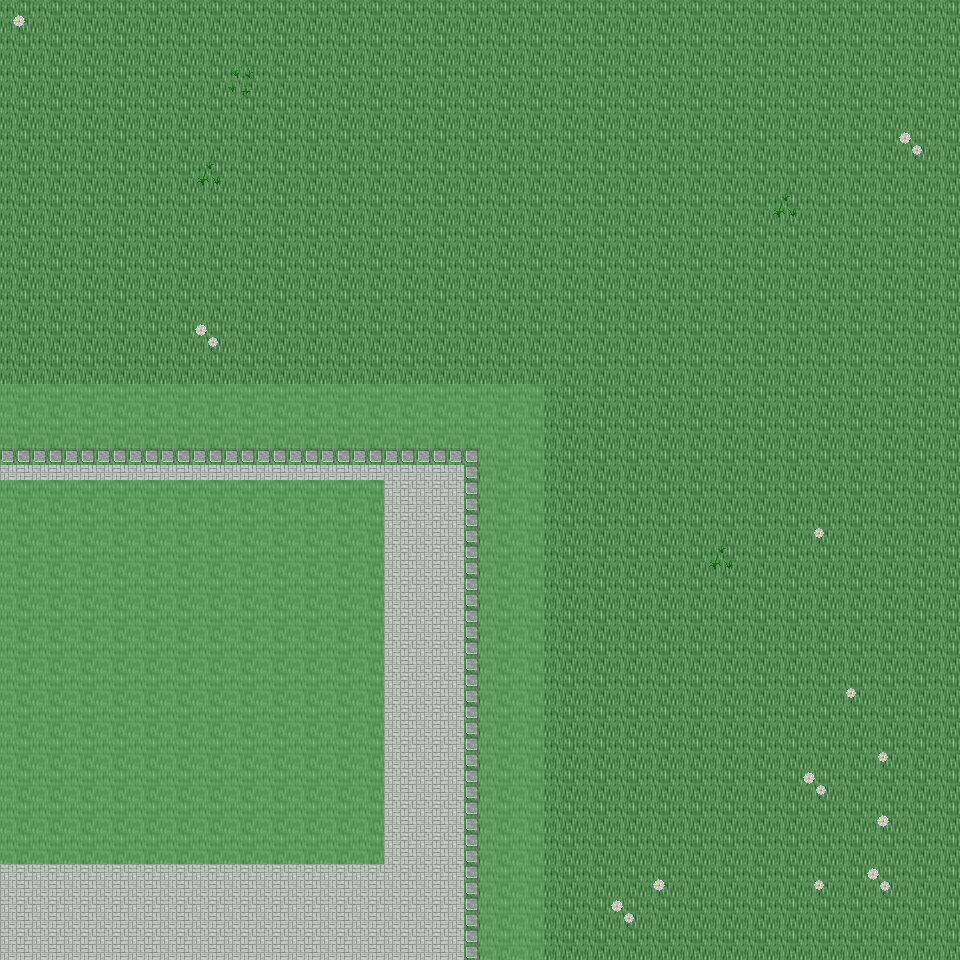

The image is a tile-based game level rendered from a .tmx file. Its description and source (layers, tilesets, objects; grid data summarised) follow:
An orthogonal 30x30 tile map with 32x32 px tiles, 6 tile layers (Ground, Object, Object2, Above, ...), 35 tilesets and 6 objects (6x mapExit).

<map version="1.0" orientation="orthogonal" renderorder="right-down" width="30" height="30" tilewidth="32" tileheight="32" nextobjectid="7">
  <tileset firstgid="1" name="tileset_ground_ground" tilewidth="32" tileheight="32" tilecount="33" columns="3">
    <image source="../drawable/tileset_ground_ground.png" width="96" height="352" />
  </tileset>
  <tileset firstgid="34" name="tileset_ground_ice_ice" tilewidth="32" tileheight="32" tilecount="3" columns="3">
    <image source="../drawable/tileset_ground_ice_ice.png" width="96" height="32" />
  </tileset>
  <tileset firstgid="37" name="tileset_plant_flower_daisy_white" tilewidth="32" tileheight="32" tilecount="8" columns="2">
    <image source="../drawable/tileset_plant_flower_daisy_white.png" width="64" height="128" />
  </tileset>
  <tileset firstgid="45" name="tileset_ground_rock_pebbles" tilewidth="32" tileheight="32" tilecount="3" columns="1">
    <image source="../drawable/tileset_ground_rock_pebbles.png" width="32" height="96" />
  </tileset>
  <tileset firstgid="48" name="tileset_plant_grasses" tilewidth="32" tileheight="32" tilecount="6" columns="3">
    <image source="../drawable/tileset_plant_grasses.png" width="96" height="64" />
  </tileset>
  <tileset firstgid="54" name="tileset_plant_leaves" tilewidth="32" tileheight="32" tilecount="8" columns="4">
    <image source="../drawable/tileset_plant_leaves.png" width="128" height="64" />
  </tileset>
  <tileset firstgid="62" name="tileset_ground_grass_edges" tilewidth="32" tileheight="32" tilecount="36" columns="12">
    <image source="../drawable/tileset_ground_grass_edges.png" width="384" height="96" />
  </tileset>
  <tileset firstgid="98" name="tileset_plant_flower_daisy_yellow" tilewidth="32" tileheight="32" tilecount="8" columns="2">
    <image source="../drawable/tileset_plant_flower_daisy_yellow.png" width="64" height="128" />
  </tileset>
  <tileset firstgid="106" name="tileset_plant_bush_bushes" tilewidth="32" tileheight="32" tilecount="10" columns="5">
    <image source="../drawable/tileset_plant_bush_bushes.png" width="160" height="64" />
  </tileset>
  <tileset firstgid="116" name="tileset_plant_stump_stump_brown" tilewidth="32" tileheight="32" tilecount="4" columns="2">
    <image source="../drawable/tileset_plant_stump_stump_brown.png" width="64" height="64" />
  </tileset>
  <tileset firstgid="120" name="tileset_plant_stump_stump_green" tilewidth="32" tileheight="32" tilecount="4" columns="2">
    <image source="../drawable/tileset_plant_stump_stump_green.png" width="64" height="64" />
  </tileset>
  <tileset firstgid="124" name="tileset_item_pot_pot_golden" tilewidth="32" tileheight="32" tilecount="4" columns="4">
    <image source="../drawable/tileset_item_pot_pot_golden.png" width="128" height="32" />
  </tileset>
  <tileset firstgid="128" name="tileset_plant_tree_tree_darkgreen" tilewidth="32" tileheight="32" tilecount="88" columns="8">
    <image source="../drawable/tileset_plant_tree_tree_darkgreen.png" width="256" height="352" />
  </tileset>
  <tileset firstgid="216" name="tileset_plant_flower_daisy_blue" tilewidth="32" tileheight="32" tilecount="8" columns="2">
    <image source="../drawable/tileset_plant_flower_daisy_blue.png" width="64" height="128" />
  </tileset>
  <tileset firstgid="224" name="tileset_ground_water_water_bubbles" tilewidth="32" tileheight="32" tilecount="32" columns="8">
    <image source="../drawable/tileset_ground_water_water_bubbles.png" width="256" height="128" />
  </tileset>
  <tileset firstgid="256" name="tileset_ground_water_pool" tilewidth="32" tileheight="32" tilecount="72" columns="3">
    <image source="../drawable/tileset_ground_water_pool.png" width="96" height="768" />
  </tileset>
  <tileset firstgid="328" name="tileset_building_castle" tilewidth="32" tileheight="32" tilecount="320" columns="20">
    <image source="../drawable/tileset_building_castle.png" width="640" height="512" />
  </tileset>
  <tileset firstgid="648" name="tileset_ground_cobbled_paving" tilewidth="32" tileheight="32" tilecount="1" columns="1">
    <image source="../drawable/tileset_ground_cobbled_paving.png" width="32" height="32" />
  </tileset>
  <tileset firstgid="649" name="tileset_ground_grass_corners" tilewidth="32" tileheight="32" tilecount="24" columns="6">
    <image source="../drawable/tileset_ground_grass_corners.png" width="192" height="128" />
  </tileset>
  <tileset firstgid="673" name="tileset_building_fence_fence_chunky" tilewidth="32" tileheight="32" tilecount="21" columns="3">
    <image source="../drawable/tileset_building_fence_fence_chunky.png" width="96" height="224" />
  </tileset>
  <tileset firstgid="694" name="tileset_item_sign_large" tilewidth="32" tileheight="32" tilecount="15" columns="5">
    <image source="../drawable/tileset_item_sign_large.png" width="160" height="96" />
  </tileset>
  <tileset firstgid="709" name="tileset_building_decoration_fancy_gate" tilewidth="32" tileheight="32" tilecount="12" columns="3">
    <image source="../drawable/tileset_building_decoration_fancy_gate.png" width="96" height="128" />
  </tileset>
  <tileset firstgid="721" name="tileset_logic_creature_rodent" tilewidth="32" tileheight="32" tilecount="8" columns="8">
    <image source="../drawable/tileset_logic_creature_rodent.png" width="256" height="32" />
  </tileset>
  <tileset firstgid="729" name="tileset_logic_creature_animal" tilewidth="32" tileheight="32" tilecount="32" columns="8">
    <image source="../drawable/tileset_logic_creature_animal.png" width="256" height="128" />
  </tileset>
  <tileset firstgid="761" name="tileset_logic_item_mushroom" tilewidth="32" tileheight="32" tilecount="6" columns="6">
    <image source="../drawable/tileset_logic_item_mushroom.png" width="192" height="32" />
  </tileset>
  <tileset firstgid="767" name="tileset_logic_item_sheepfood" tilewidth="32" tileheight="32" tilecount="1" columns="1">
    <image source="../drawable/tileset_logic_item_sheepfood.png" width="32" height="32" />
  </tileset>
  <tileset firstgid="768" name="tileset_logic_collision" tilewidth="32" tileheight="32" tilecount="1" columns="1">
    <image source="../drawable/tileset_logic_collision.png" width="32" height="32" />
  </tileset>
  <tileset firstgid="769" name="tileset_logic_protection" tilewidth="32" tileheight="32" tilecount="2" columns="2">
    <image source="../drawable/tileset_logic_protection.png" width="64" height="32" />
  </tileset>
  <tileset firstgid="771" name="tileset_ground_green_paving" tilewidth="32" tileheight="32" tilecount="18" columns="3">
    <image source="../drawable/tileset_ground_green_paving.png" width="96" height="192" />
  </tileset>
  <tileset firstgid="789" name="tileset_item_hen_nest" tilewidth="32" tileheight="32" tilecount="1" columns="1">
    <image source="../drawable/tileset_item_hen_nest.png" width="32" height="32" />
  </tileset>
  <tileset firstgid="790" name="tileset_logic_item_dairy" tilewidth="32" tileheight="32" tilecount="1" columns="1">
    <image source="../drawable/tileset_logic_item_dairy.png" width="32" height="32" />
  </tileset>
  <tileset firstgid="791" name="tileset_light_door_light_ew" tilewidth="32" tileheight="32" tilecount="18" columns="6">
    <image source="../drawable/tileset_light_door_light_ew.png" width="192" height="96" />
  </tileset>
  <tileset firstgid="809" name="tileset_building_barnyard" tilewidth="32" tileheight="32" tilecount="200" columns="8">
    <image source="../drawable/tileset_building_barnyard.png" width="256" height="800" />
  </tileset>
  <tileset firstgid="1009" name="tileset_logic_creature_reptile" tilewidth="32" tileheight="32" tilecount="7" columns="7">
    <image source="../drawable/tileset_logic_creature_reptile.png" width="224" height="32" />
  </tileset>
  <tileset firstgid="1016" name="tileset_logic_creature_fowl" tilewidth="32" tileheight="32" tilecount="6" columns="6">
    <image source="../drawable/tileset_logic_creature_fowl.png" width="192" height="32" />
  </tileset>
  <layer name="Ground" width="30" height="30">
    <data>[900 cells, 900 non-empty, 2 distinct tile ids]</data>
  </layer>
  <layer name="Object" width="30" height="30">
    <data>[900 cells, 146 non-empty, 11 distinct tile ids]</data>
  </layer>
  <layer name="Object2" width="30" height="30">
    <data>[900 cells, 109 non-empty, 13 distinct tile ids]</data>
  </layer>
  <layer name="Above" width="30" height="30">
    <data>[900 cells, 13 non-empty, 3 distinct tile ids]</data>
  </layer>
  <layer name="Above2" width="30" height="30">
    <data>[900 cells, 0 non-empty, 0 distinct tile ids]</data>
  </layer>
  <layer name="Walkable" width="30" height="30">
    <data>[900 cells, 210 non-empty, 1 distinct tile ids]</data>
  </layer>
  <objectgroup name="MapEvents">
    <object id="1" name="south" type="mapExit" x="0" y="928" width="480" height="32">
      <properties>
        <property name="map" value="level_0_x105_y43" />
        <property name="x" value="0" />
        <property name="y" value="1" />
      </properties>
    </object>
    <object id="2" name="south2" type="mapExit" x="544" y="928" width="416" height="32">
      <properties>
        <property name="map" value="level_0_x105_y43" />
        <property name="x" value="17" />
        <property name="y" value="1" />
      </properties>
    </object>
    <object id="3" name="west" type="mapExit" x="0" y="0" width="32" height="384">
      <properties>
        <property name="map" value="level_0_x104_y42" />
        <property name="x" value="28" />
        <property name="y" value="0" />
      </properties>
    </object>
    <object id="4" name="west2" type="mapExit" x="0" y="448" width="32" height="32">
      <properties>
        <property name="map" value="level_0_x104_y42" />
        <property name="x" value="28" />
        <property name="y" value="14" />
      </properties>
    </object>
    <object id="5" name="west3" type="mapExit" x="0" y="864" width="32" height="96">
      <properties>
        <property name="map" value="level_0_x104_y42" />
        <property name="x" value="28" />
        <property name="y" value="27" />
      </properties>
    </object>
    <object id="6" name="east" type="mapExit" x="928" y="0" width="32" height="960">
      <properties>
        <property name="map" value="level_0_x106_y42" />
        <property name="x" value="1" />
        <property name="y" value="0" />
      </properties>
    </object>
  </objectgroup>
</map>
